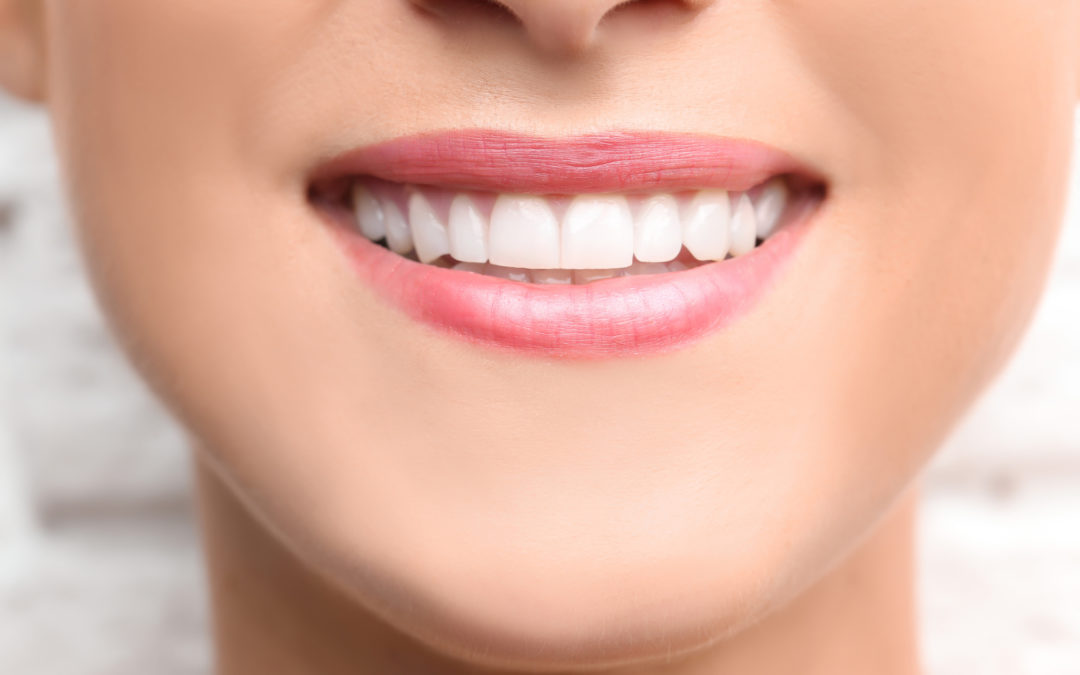
#> input picture test/testimgs/1.jpeg, 1080 x 675 px
$ python -i shockFilter.py   (imports and definitions only)
#> lines starting #> are read from the running program, lines starting #| are printed output that depends on the picture
'''
Coherence-enhancing filtering example
=====================================
inspired by
  Joachim Weickert "Coherence-Enhancing Shock Filters"
  http://www.mia.uni-saarland.de/Publications/weickert-dagm03.pdf
'''

# Python 2/3 compatibility
from __future__ import print_function
import sys
PY3 = sys.version_info[0] == 3

if PY3:
    xrange = range

import numpy as np
import cv2 as cv

def coherence_filter(img, sigma = 11, str_sigma = 11, blend = 0.5, iter_n = 4):
    h, w = img.shape[:2]
    img = (img * 255).astype('uint8')

    for i in xrange(iter_n):
        # print(i)

        # gray = cv.cvtColor(img, cv.COLOR_BGR2GRAY)
        gray = img
        eigen = cv.cornerEigenValsAndVecs(gray, str_sigma, 3)
        eigen = eigen.reshape(h, w, 3, 2)  # [[e1, e2], v1, v2]
        x, y = eigen[:,:,1,0], eigen[:,:,1,1]

        gxx = cv.Sobel(gray, cv.CV_32F, 2, 0, ksize=sigma)
        gxy = cv.Sobel(gray, cv.CV_32F, 1, 1, ksize=sigma)
        gyy = cv.Sobel(gray, cv.CV_32F, 0, 2, ksize=sigma)
        gvv = x*x*gxx + 2*x*y*gxy + y*y*gyy
        m = gvv < 0

        ero = cv.erode(img, None)
        dil = cv.dilate(img, None)
        img1 = ero
        img1[m] = dil[m]
        img = np.uint8(img*(1.0 - blend) + img1*blend)
    # print('done')
    return img.astype(float) / 255


# [38 lines left out: function main, not called in this run]


# [4 lines not run here, left out]

>>> import cv2
>>> picture = cv2.imread('../test/testimgs/1.jpeg', cv2.IMREAD_GRAYSCALE)
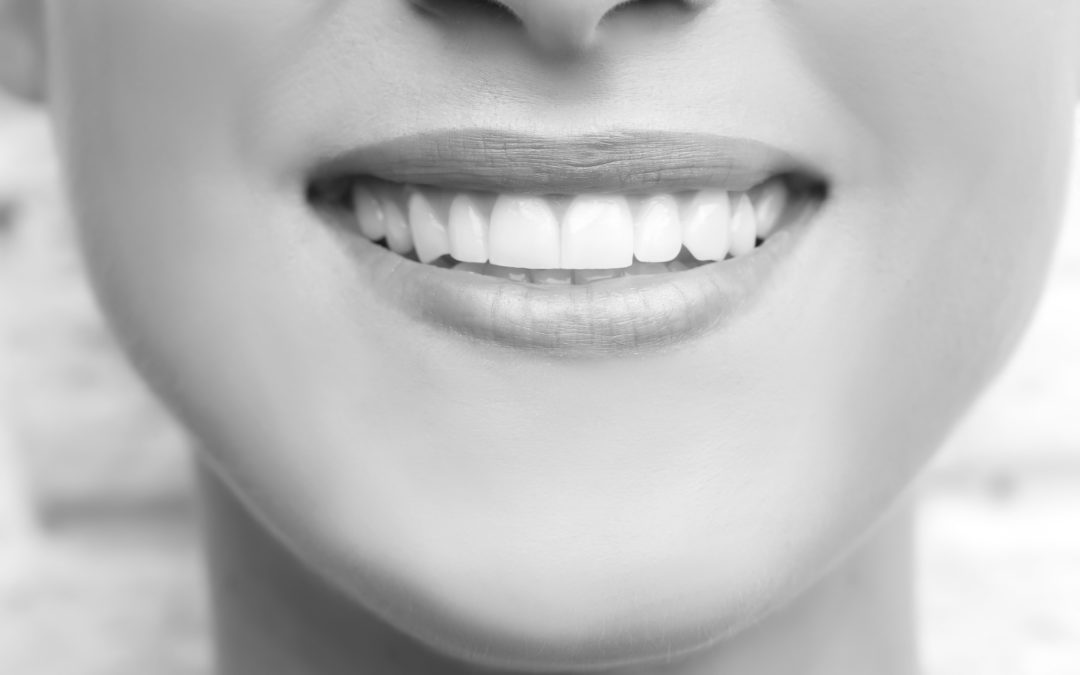
#> picture: shape (675, 1080); min 26, max 255, mean 189.2
>>> result = coherence_filter(picture)
#> in coherence_filter, `img = (img * 255).astype('uint8')`:
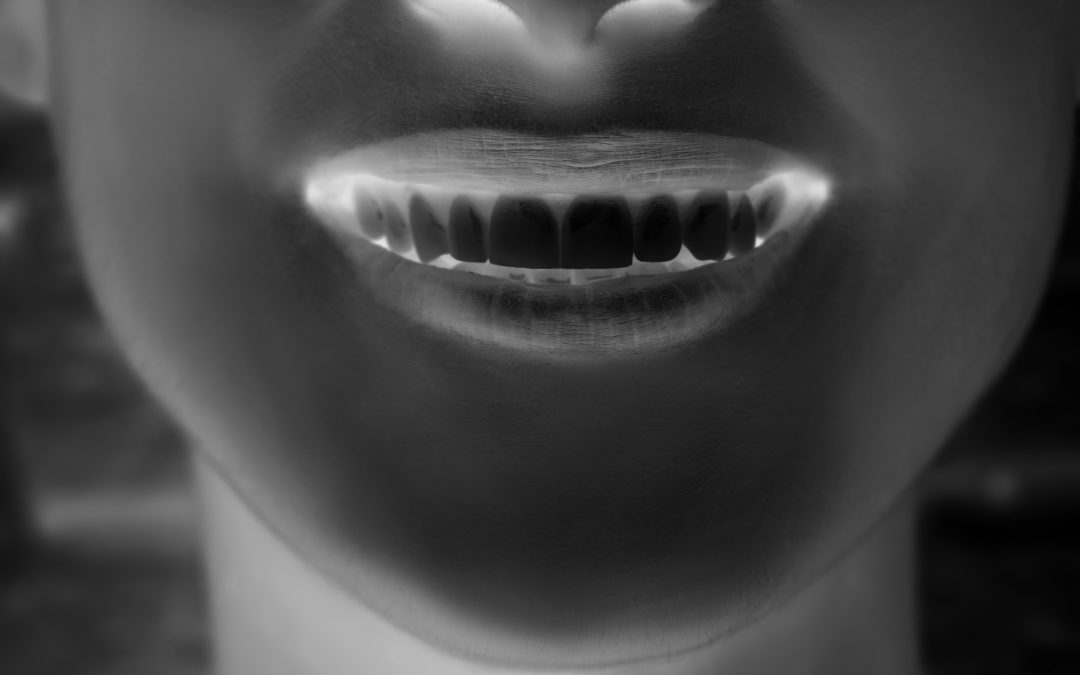
#> img: shape (675, 1080); min 1, max 230, mean 66.8
#> the loop in coherence_filter, `for i in xrange(iter_n):` made 4 passes
#> pass 1, in coherence_filter, `x, y = eigen[:,:,1,0], eigen[:,:,1,1]`:
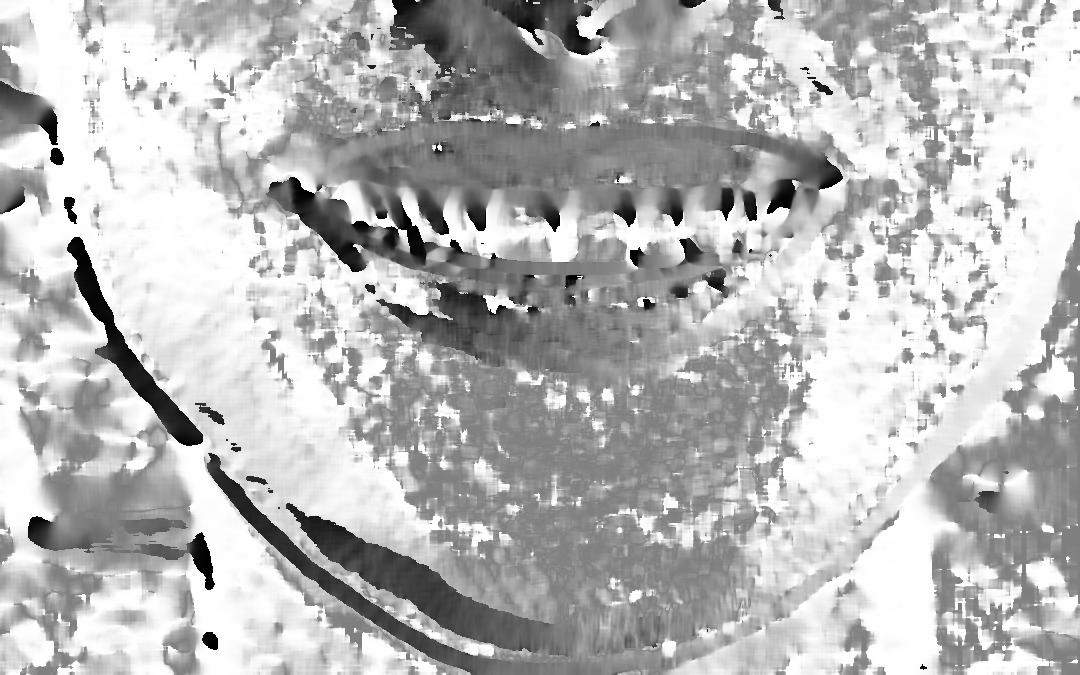
#> x: shape (675, 1080) float32; min -1, max 1, mean 0.447; drawn with min black and max white
#> pass 1, in coherence_filter, `x, y = eigen[:,:,1,0], eigen[:,:,1,1]`:
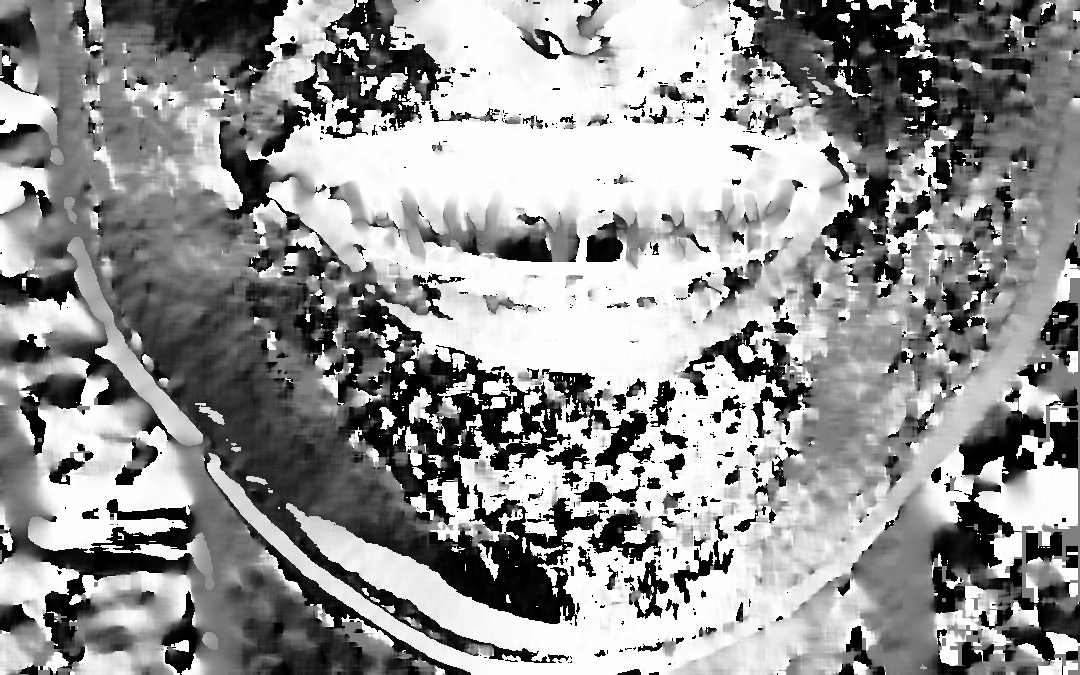
#> y: shape (675, 1080) float32; min -1, max 1, mean 0.163; drawn with min black and max white
#> pass 1, in coherence_filter, `gxx = cv.Sobel(gray, cv.CV_32F, 2, 0, ksize=sigma)`:
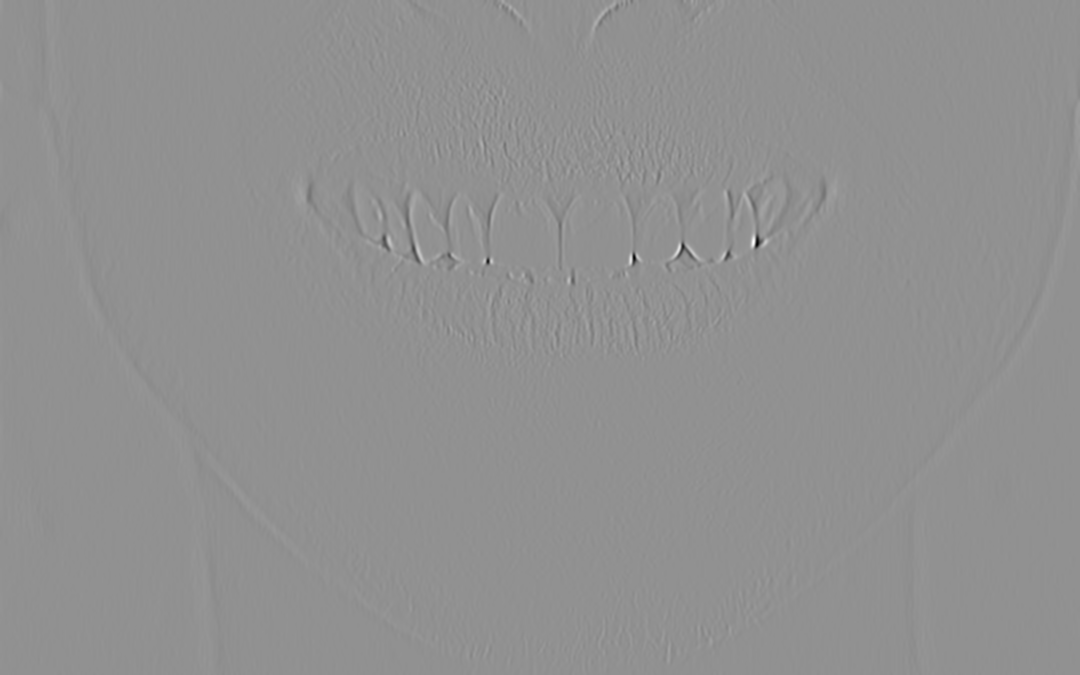
#> gxx: shape (675, 1080) float32; min -4084677, max 3086492, mean 21.6; drawn with min black and max white

$ run again, on test/testimgs/2.png
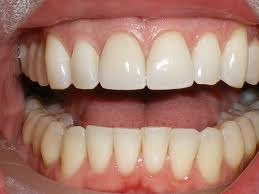
#> input picture test/testimgs/2.png, 259 x 194 px
#> the loop in coherence_filter, `for i in xrange(iter_n):` made 4 passes
#> pass 1, in coherence_filter, `gxy = cv.Sobel(gray, cv.CV_32F, 1, 1, ksize=sigma)`:
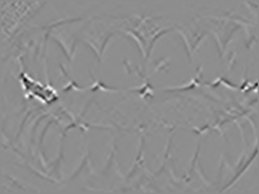
#> gxy: shape (194, 259) float32; min -4679343, max 3729797, mean 102.5; drawn with min black and max white
#> after the loop in coherence_filter, `for i in xrange(iter_n):`:
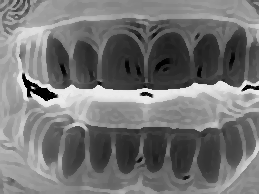
#> gray: shape (194, 259); min 0, max 235, mean 116.3

$ run again, on test/testimgs/3.jpg
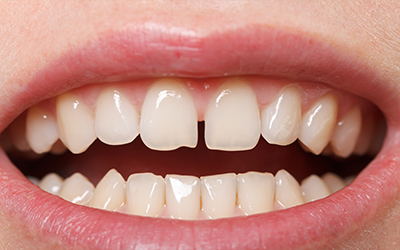
#> input picture test/testimgs/3.jpg, 400 x 250 px
#> the loop in coherence_filter, `for i in xrange(iter_n):` made 4 passes
#> pass 1, in coherence_filter, `gxy = cv.Sobel(gray, cv.CV_32F, 1, 1, ksize=sigma)`:
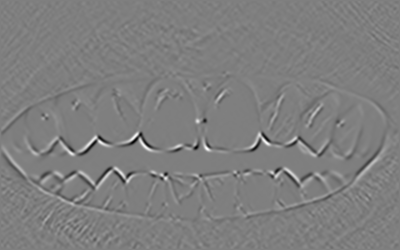
#> gxy: shape (250, 400) float32; min -2858712, max 2874682, mean 12.1; drawn with min black and max white
#> after the loop in coherence_filter, `for i in xrange(iter_n):`:
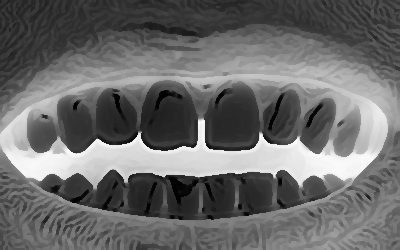
#> gray: shape (250, 400); min 1, max 252, mean 107.2

$ run again, on test/testimgs/4.jpg
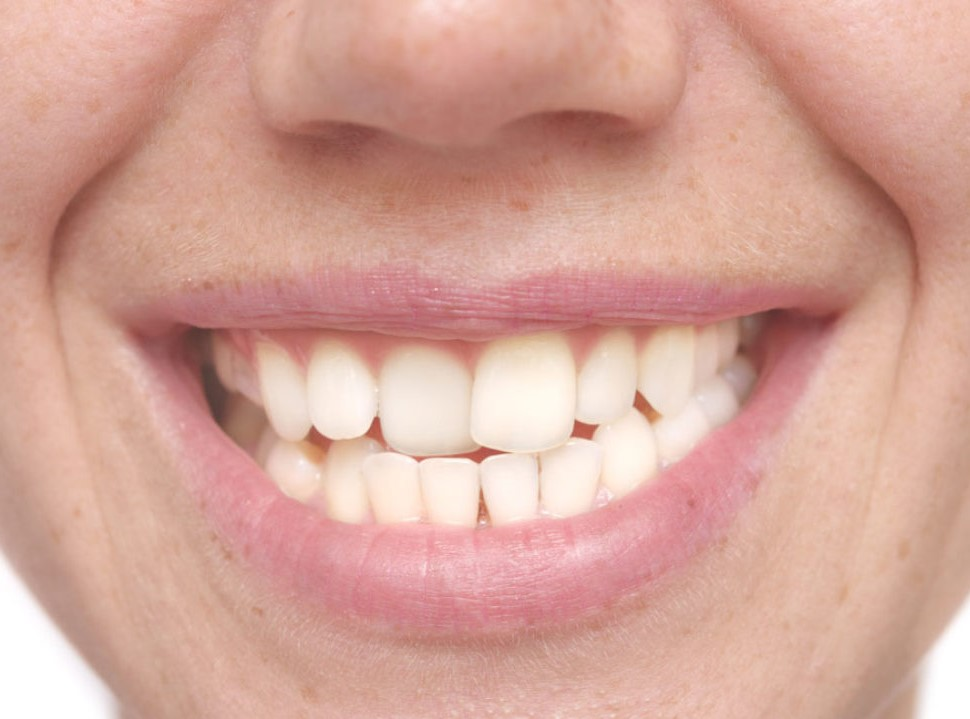
#> input picture test/testimgs/4.jpg, 970 x 719 px
#> the loop in coherence_filter, `for i in xrange(iter_n):` made 4 passes
#> pass 1, in coherence_filter, `gxx = cv.Sobel(gray, cv.CV_32F, 2, 0, ksize=sigma)`:
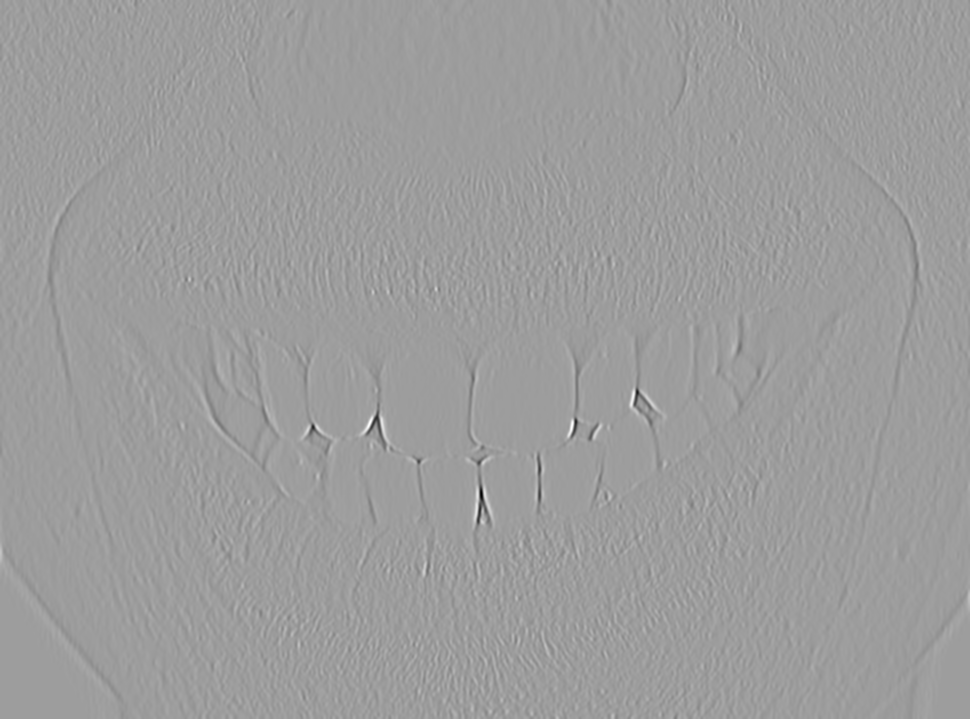
#> gxx: shape (719, 970) float32; min -3706338, max 2310647, mean 27.2; drawn with min black and max white
#> pass 1, in coherence_filter, `gxy = cv.Sobel(gray, cv.CV_32F, 1, 1, ksize=sigma)`:
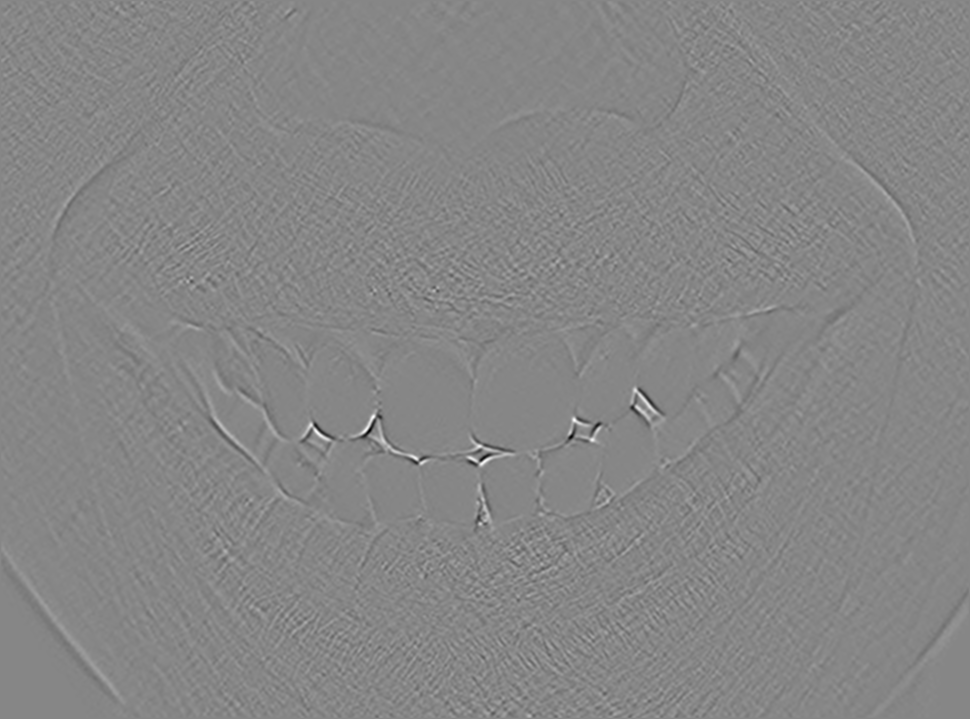
#> gxy: shape (719, 970) float32; min -1435550, max 1286130, mean 2.2; drawn with min black and max white
